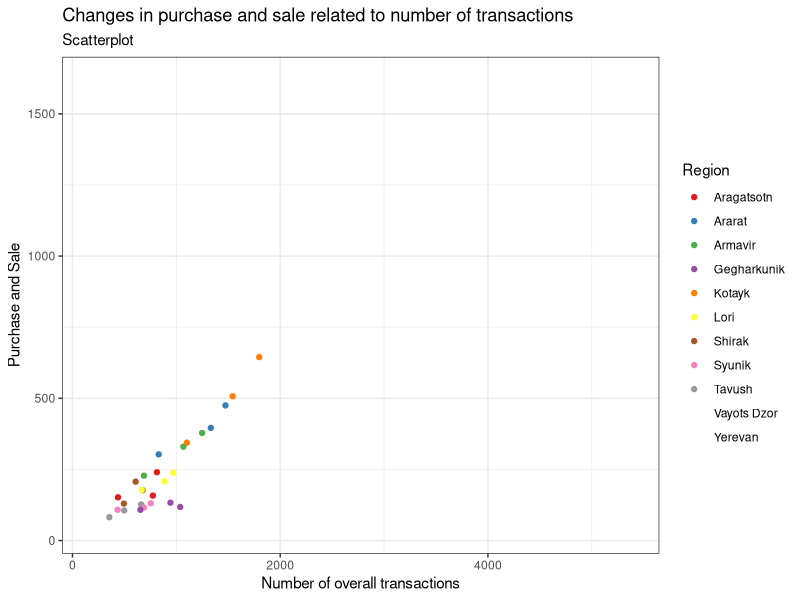
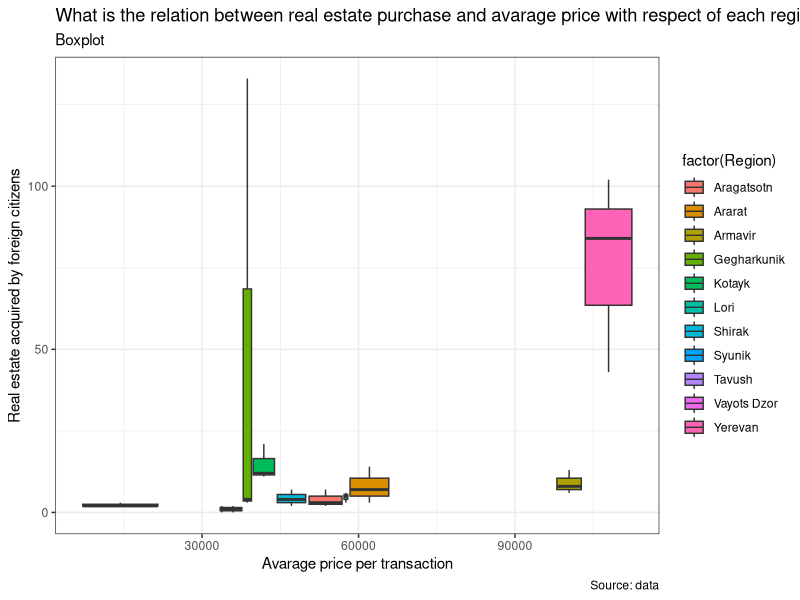
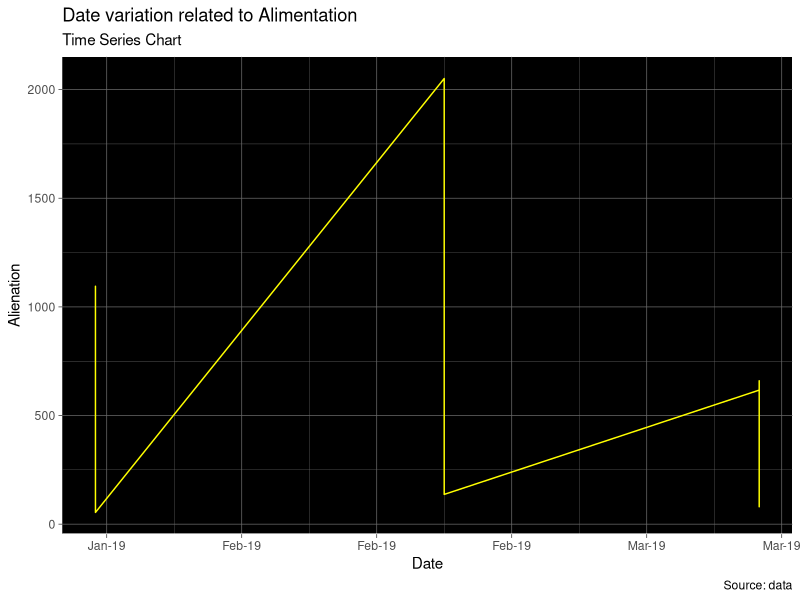

These figures' R source, in order:
#We should install the packages that we need

#install.packages("ggplot2")
library(ggplot2)
library(lubridate)
#install.packages("ggthemes")
library(ggthemes)

#Integrate the date

data<-read.csv("data.csv")
str(data)

#Lets make it date

data$Date<-mdy(data$Date)
str(data)

#Have a look on data

str(data)

#Have a look on data structure we have 33 observations and 9 variables

#Let start some visualisation stuff
str(data)
#First Trial

theme_set(theme_bw())
# PLOT_1
ggplot(data=data, aes(Number_of_Transactions,Purchase_and_Sale))+ 
  geom_point(aes(colour=Region))+labs(subtitle="Scatterplot", 
                                                 y="Purchase and Sale", 
                                                 x="Number of overall transactions", 
                                                 title="Changes in purchase and sale related to number of transactions")+scale_color_brewer(palette = "Set1")

                                              
#Second trial

g <- ggplot(data, aes(Avarage_Price_Per_Transaction,Real_estate_acquired_by_foreign_citizens))
# PLOT_2
g + geom_boxplot(aes(fill=factor(Region))) + 
  theme(axis.text.x = element_text(angle=120, vjust=0.9)) + 
  labs(title="What is the relation between real estate purchase and avarage price with respect of each region", 
       subtitle="Boxplot",
       caption="Source: data",
       x="Avarage price per transaction",
       y="Real estate acquired by foreign citizens")+theme_set(theme_classic())

#Third trial

# Allow Default X Axis Labels

plot<-ggplot(data, aes(x=Date)) + 
  geom_line(aes(y=Alienation),colour="yellow") + 
  labs(title="Date variation related to Alimentation", 
       subtitle="Time Series Chart", 
       caption="Source: data", 
       x="Date",
       y="Alienation") +
scale_x_date(date_breaks = "12 days",
             date_labels = "%b-%y")+theme_dark()
# PLOT_3
plot+ theme(
  plot.background = element_rect(fill = "white"),
  panel.background = element_rect(fill = "black"),
  axis.line.x = element_line(color = "white")
)
